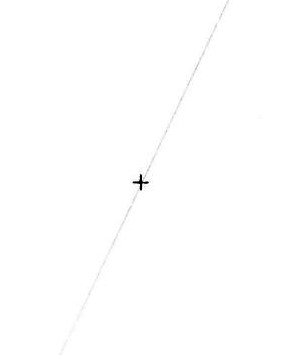
#> input picture OCR/line.jpg, 281 x 355 px, found by its file name
$ python line_not_ocr.py
#> lines starting #> are read from the running program, lines starting #| are printed output that depends on the picture; after the words box and inside, x2 and y2 are one past the last pixel; in counts of white or black regions, pixels touching at a corner belong together; long printed decimals are rounded
import cv2
import numpy as np
import math

# Load the image
image = cv2.imread('OCR/line.jpg')  # Replace 'your_image.jpg' with your image file
#> image is the input picture: shape (355, 281, 3); min 0, max 255, mean 254.6

# Convert the image to grayscale
gray = cv2.cvtColor(image, cv2.COLOR_BGR2GRAY)

# Apply a Canny edge detection to the grayscale image
edges = cv2.Canny(gray, 50, 150, apertureSize=3)
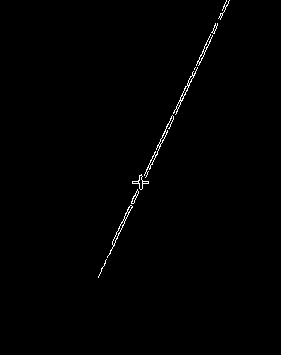
#> edges: shape (355, 281); 0.61% white in thin lines or dots, all inside (x1, y1, x2, y2) = (98, 0, 230, 278)

# Use the Hough Line Transform to detect lines in the image
lines = cv2.HoughLines(edges, 1, np.pi / 180, threshold=100)
#> lines = [[207, 0.436], [205, 0.436], [206, 0.454]]

# Draw the detected lines on the original image
for rho, theta in lines[:, 0]:
    a = np.cos(theta)
    b = np.sin(theta)
    x0 = a * rho
    y0 = b * rho
    x1 = int(x0 + 1000 * (-b))
    y1 = int(y0 + 1000 * (a))
    x2 = int(x0 - 1000 * (-b))
    y2 = int(y0 - 1000 * (a))
    cv2.line(image, (x1, y1), (x2, y2), (0, 0, 255), 2)
#> this loop made 3 passes
#> (rho, theta, a, b, x0, y0, x1, y1) on passes 1 to 3: (207, 0.436, 0.906, 0.423, 187.6, 87.48, -235, 993), (205, 0.436, 0.906, 0.423, 185.8, 86.64, -236, 992), (206, 0.454, 0.899, 0.438, 185.2, 90.3, -253, 989)
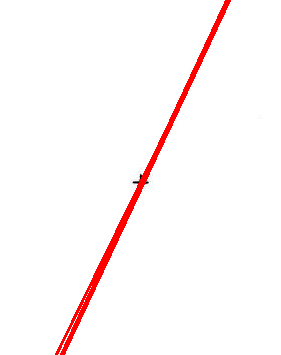
#> image: shape (355, 281, 3); 2.52% of pixels changed, all inside (x1, y1, x2, y2) = (55, 0, 231, 355)

# Calculate the angle between each detected line and the y-axis
for rho, theta in lines[:, 0]:
    angle = theta * 180 / np.pi  # Convert radians to degrees
    print(f"Angle with Y-axis: {angle} degrees")
#> this loop made 3 passes
#> (rho, theta, angle) on passes 1 to 3: (207, 0.436, 25), (205, 0.436, 25), (206, 0.454, 26)
#| Angle with Y-axis: 25.000 degrees
#| Angle with Y-axis: 25.000 degrees
#| Angle with Y-axis: 26.000 degrees

# Show the original image with detected lines
cv2.imshow('Detected Lines', image)
cv2.waitKey(0)
cv2.destroyAllWindows()
